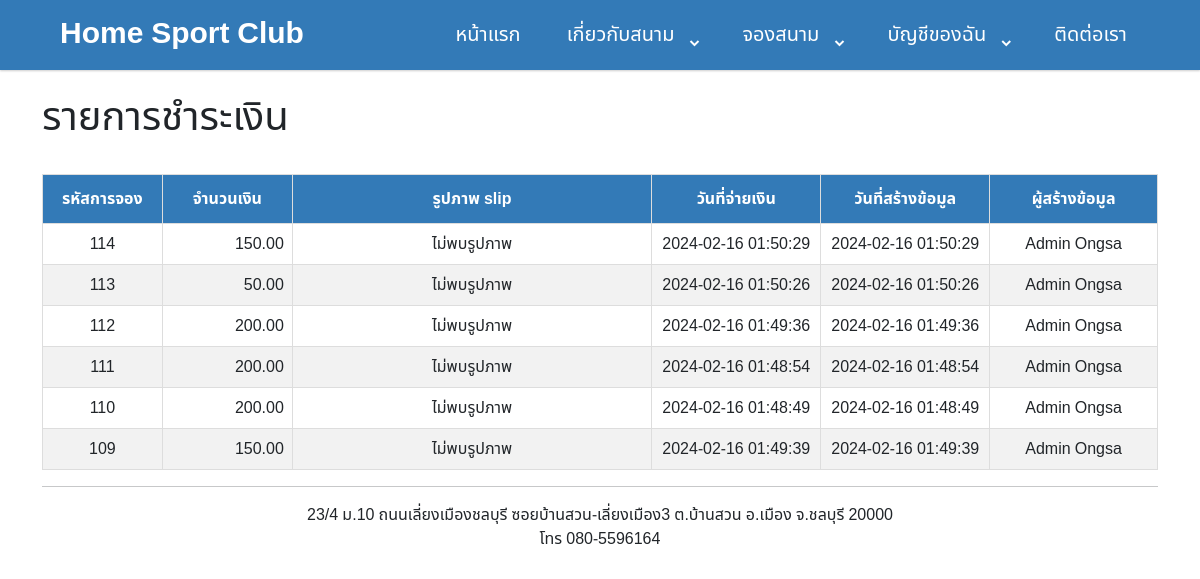
The app's page /badminton/payment_list.php (signed in) with its own data.
### tables this page shows
CREATE TABLE `booking` (
  `booking_id` int(11) NOT NULL,
  `user_id` int(11) NOT NULL COMMENT 't_user',
  `court_id` int(11) NOT NULL COMMENT 'm_court',
  `booking_start_time` datetime NOT NULL,
  `booking_end_time` datetime NOT NULL,
  `payment_type_id` int(11) NOT NULL,
  `payment_type_name` varchar(255) NOT NULL,
  `payment_id` int(11) DEFAULT NULL COMMENT 't_payment',
  `booking_status` tinyint(4) NOT NULL DEFAULT 1,
  `booking_price` decimal(10,2) NOT NULL,
  `promotion_id` int(11) DEFAULT NULL,
  `create_date` datetime NOT NULL,
  `edit_date` datetime DEFAULT NULL,
  `create_by` int(11) NOT NULL COMMENT 't_user',
  `edit_by` int(11) DEFAULT NULL COMMENT 't_user',
  `del` tinyint(1) NOT NULL
);

CREATE TABLE `receipt` (
  `payment_id` int(11) NOT NULL,
  `payment_price` decimal(10,2) NOT NULL COMMENT '50-2400',
  `image_name` varchar(200) NOT NULL,
  `paid_date` datetime NOT NULL,
  `create_date` datetime NOT NULL,
  `create_by` int(11) NOT NULL COMMENT 't_user',
  `del` tinyint(1) NOT NULL
);

CREATE TABLE `user` (
  `user_id` int(11) NOT NULL,
  `user_name` varchar(50) NOT NULL,
  `user_tel` varchar(32) NOT NULL,
  `user_username` varchar(20) NOT NULL,
  `user_password` varchar(64) NOT NULL,
  `user_type` int(11) NOT NULL COMMENT 'm_user_type',
  `user_type_name` varchar(255) NOT NULL,
  `image_name` varchar(50) DEFAULT NULL,
  `create_date` datetime NOT NULL,
  `edit_date` datetime DEFAULT NULL,
  `create_by` int(11) NOT NULL COMMENT 't_user',
  `edit_by` int(11) DEFAULT NULL COMMENT 't_user',
  `del` tinyint(1) NOT NULL
);

### badminton/payment_list.php (the view, shortened to what this page needs)
<?php
include 'common/connect.php';
include "header.php";
?>
<!DOCTYPE html>
<html lang="en">
<head>
    <link href='https://unpkg.com/boxicons@2.0.7/css/boxicons.min.css' rel='stylesheet'>
    <link rel="stylesheet" href="css/boostrap/css/bootstrap.min.css">
    <link rel="stylesheet" href="css/mytable.css">
</head>
<body>
    <div class="container">
        <br>
        <h1>รายการชำระเงิน</h1>
        <table id="customers">
            <BR>
            <thead>
                <tr>
                    <th width="5%">รหัสการจอง</th>
                    <th width="5%">จำนวนเงิน</th>
                    <th width="15%">รูปภาพ slip</th>
                    <th width="7%">วันที่จ่ายเงิน</th>
                    <th width="7%">วันที่สร้างข้อมูล</th>
                    <th width="7%" <?php echo $style; ?>>ผู้สร้างข้อมูล</th>
                </tr>
            </thead>
            <tbody>
                <?php
                $sql = "";
                if ($_SESSION["type"] == 1) {
                    $sql = "SELECT
                                tp.payment_id,
                                tp.payment_price,
                                tp.image_name,
                                tp.paid_date,
                                tp.create_date,
                                tp.create_by,
                                tb.booking_id,
                                tp.del,
                                tu.user_name
                            FROM
                                receipt tp
                            LEFT JOIN user tu ON
                                tp.create_by = tu.user_id
                            LEFT JOIN booking tb ON
                                tp.payment_id = tb.payment_id
                            ORDER BY tb.booking_id DESC , tp.create_date DESC";
                }
                $result = mysqli_query($conn, $sql);
                while ($row = mysqli_fetch_assoc($result)) {
                    echo "<td>" . $row["booking_id"] .  "</td> ";
                    echo "<td style='text-align: right;'>" . $row["payment_price"] .  "</td> ";
                    if ($row["image_name"] != "") {
                        echo "<td> <img style='width:80%' src='uploads/" .  $row['image_name']  . "'/>    </td>";
                    } else {
                        echo "<td> ไม่พบรูปภาพ </td> ";
                    }
                    echo "<td>" . $row["paid_date"] .  "</td> ";
                    echo "<td>" . $row["create_date"] .  "</td> ";
                    if ($_SESSION["type"] == 1){
                        echo "<td>" . $row["user_name"] .  "</td> ";
                    }
                }
                echo "</table>";
                ?>
    </div>
    <?php include "footer.php" ?>
</body>
</html>

### badminton/css/style.css (style rules this page uses)
* { box-sizing: border-box; font-family: 'M PLUS Rounded 1c', sans-serif; font-family: 'Noto Sans Thai', sans-serif; }
body { margin: 0; background: #f4f4fb; }

### badminton/css/mytable.css (style rules this page uses)
#customers { font-family: Arial, Helvetica, sans-serif; border-collapse: collapse; width: 100%; }
#customers td { border: 1px solid #dddddd; padding: 8px; text-align: center; }
#customers th { border: 1px solid #ddd; padding: 8px; }
#customers th { padding-top: 12px; padding-bottom: 12px; text-align: center; background-color: #337ab7; color: white; }

### badminton/header.php (style rules this page uses)
* { margin: 0; padding: 0; box-sizing: border-box; font-family: 'M PLUS Rounded 1c', sans-serif; font-family: 'Noto Sans Thai', sans-serif; }
body { min-height: 100vh; }

### badminton/payment_list.php (style rules this page uses)
* { margin: 0; padding: 0; box-sizing: border-box; font-family: 'M PLUS Rounded 1c', sans-serif; font-family: 'Noto Sans Thai', sans-serif; }
body { min-height: 100vh; }
thead { background-color: #64C5D7; color: #000; }

### records on screen
booking: booking "114", payment.payment_price "150.00", payment.paid_date "2024-02-16 01:50:29", payment.create_date "2024-02-16 01:50:29", user.user_name "Admin Ongsa"
booking: booking "113", payment.payment_price "50.00", payment.paid_date "2024-02-16 01:50:26", payment.create_date "2024-02-16 01:50:26", user.user_name "Admin Ongsa"
booking: booking "112", payment.payment_price "200.00", payment.paid_date "2024-02-16 01:49:36", payment.create_date "2024-02-16 01:49:36", user.user_name "Admin Ongsa"
booking: booking "111", payment.payment_price "200.00", payment.paid_date "2024-02-16 01:48:54", payment.create_date "2024-02-16 01:48:54", user.user_name "Admin Ongsa"
booking: booking "110", payment.payment_price "200.00", payment.paid_date "2024-02-16 01:48:49", payment.create_date "2024-02-16 01:48:49", user.user_name "Admin Ongsa"
booking: booking "109", payment.payment_price "150.00", payment.paid_date "2024-02-16 01:49:39", payment.create_date "2024-02-16 01:49:39", user.user_name "Admin Ongsa"
